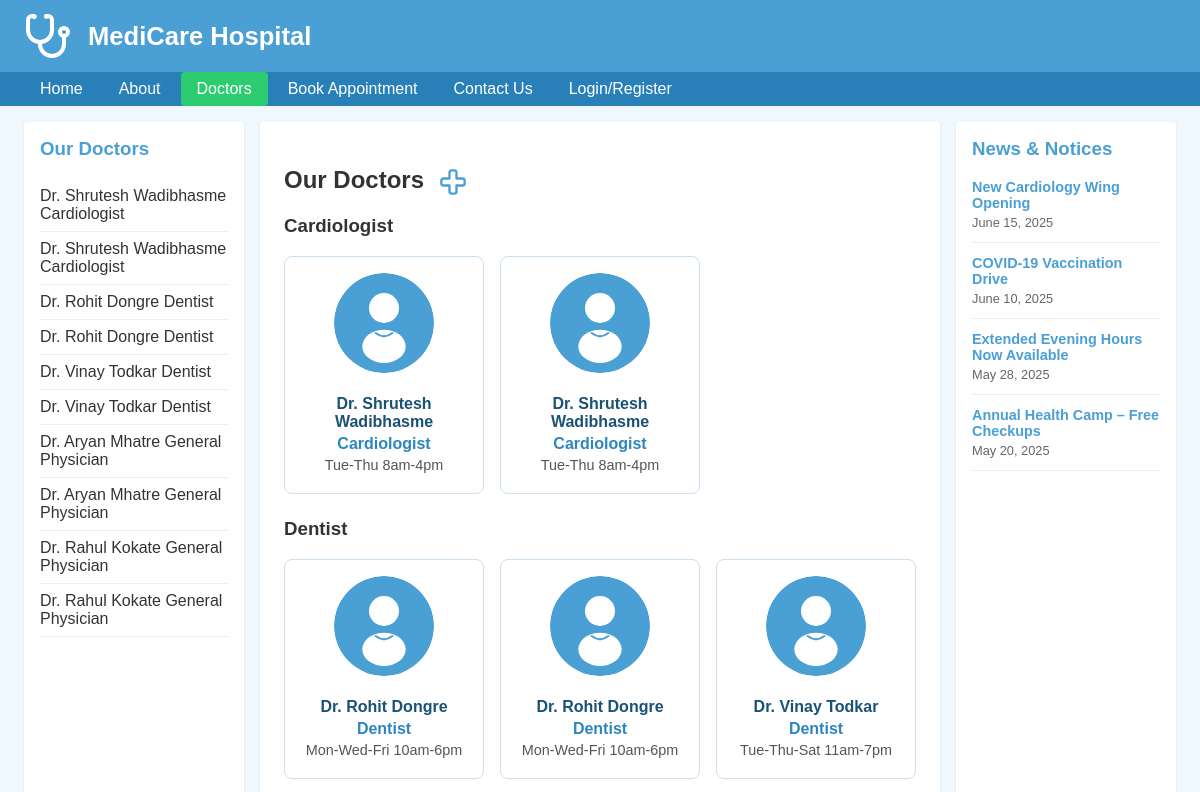
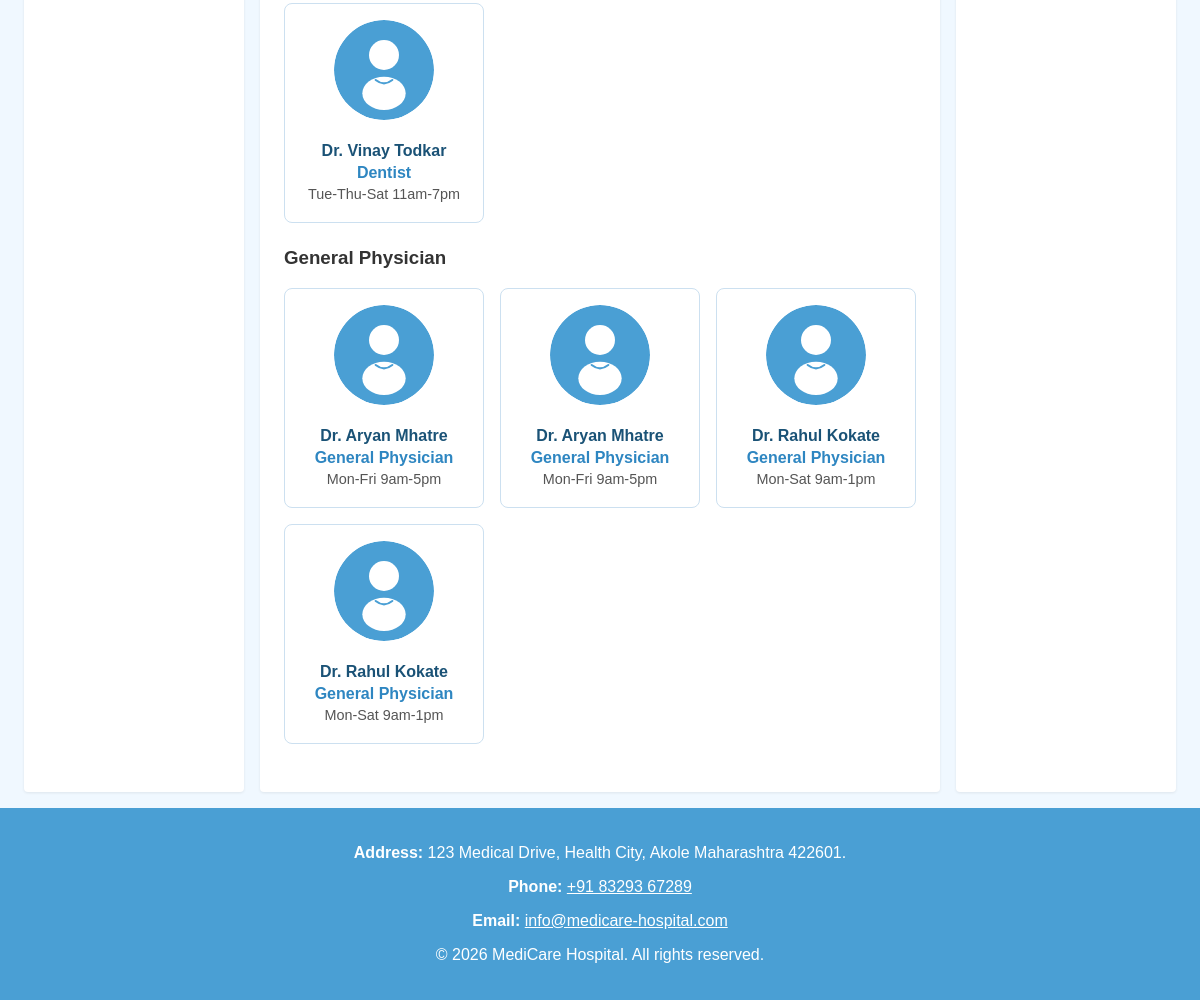
The app's page /doctors.php with its own data (2 pictures, top to bottom).
### tables this page shows
CREATE TABLE doctors (
    id INT AUTO_INCREMENT PRIMARY KEY,
    name VARCHAR(100) NOT NULL,
    specialization VARCHAR(100) NOT NULL,
    availability VARCHAR(255) NOT NULL,
    image_path VARCHAR(255)
);

### doctors.php (the view, shortened to what this page needs)
<?php session_start(); $activePage = 'doctors'; require_once 'includes/db.php'; ?>
<!DOCTYPE html>
<html lang="en">
<head>
    <link rel="stylesheet" href="css/style.css">
</head>
<body>
<?php include 'includes/header.php'; ?>
<?php include 'includes/nav.php'; ?>
<div class="layout-wrapper">
    <?php include 'includes/sidebar_left.php'; ?>
    <main class="main-content">
        <h2>Our Doctors
        </h2>
        <?php
        $grouped = [];
        try {
            $pdo  = getDB();
            $stmt = $pdo->query('SELECT * FROM doctors ORDER BY specialization, name');
            $doctors = $stmt->fetchAll(PDO::FETCH_ASSOC);
            foreach ($doctors as $doctor) {
                $grouped[$doctor['specialization']][] = $doctor;
            }
        } catch (PDOException $e) {
            error_log('doctors.php DB error: ' . $e->getMessage());
        }
        ?>
        <?php if (empty($grouped)): ?>
            <p>No doctors are currently listed. Please check back soon.</p>
        <?php else: ?>
            <?php foreach ($grouped as $specialization => $cards): ?>
                <h3><?= htmlspecialchars($specialization, ENT_QUOTES, 'UTF-8') ?></h3>
                <div class="doctor-cards">
                    <?php foreach ($cards as $doctor): ?>
                        <?php
                        $imgSrc = !empty($doctor['image_path'])
                            ? htmlspecialchars($doctor['image_path'], ENT_QUOTES, 'UTF-8')
                            : 'images/doctors/placeholder.png';
                        ?>
                        <div class="doctor-card">
                            <img src="<?= $imgSrc ?>"
                                 alt="<?= htmlspecialchars($doctor['name'], ENT_QUOTES, 'UTF-8') ?>">
                            <h4><?= htmlspecialchars($doctor['name'], ENT_QUOTES, 'UTF-8') ?></h4>
                            <p class="specialization"><?= htmlspecialchars($doctor['specialization'], ENT_QUOTES, 'UTF-8') ?></p>
                            <p class="availability"><?= htmlspecialchars($doctor['availability'], ENT_QUOTES, 'UTF-8') ?></p>
                        </div>
                    <?php endforeach; ?>
                </div>
            <?php endforeach; ?>
        <?php endif; ?>
    </main>
    <?php include 'includes/sidebar_right.php'; ?>
</div>
<?php include 'includes/footer.php'; ?>
</body>
</html>

### includes/header.php (shortened to what this page needs)
<header class="site-header">
    <h1>MediCare Hospital</h1>
</header>

### includes/nav.php (shortened to what this page needs)
<?php
$isLoggedIn = isset($_SESSION['patient_id']);
$navLinks = [
    'home'             => ['href' => 'index.php',            'label' => 'Home'],
    'about'            => ['href' => 'about.php',            'label' => 'About'],
    'doctors'          => ['href' => 'doctors.php',          'label' => 'Doctors'],
    'book-appointment' => ['href' => 'book-appointment.php', 'label' => 'Book Appointment'],
    'contact'          => ['href' => 'contact.php',          'label' => 'Contact Us'],
];
?>
<nav>
    <ul>
        <?php foreach ($navLinks as $key => $link): ?>
            <li>
                <a href="<?php echo htmlspecialchars($link['href']); ?>"
                   <?php if ($activePage === $key): ?>class="active"<?php endif; ?>>
                    <?php echo htmlspecialchars($link['label']); ?>
                </a>
            </li>
        <?php endforeach; ?>
        <li>
            <?php if ($isLoggedIn): ?>
                <a href="handlers/login_handler.php?action=logout"
                   <?php if ($activePage === 'login'): ?>class="active"<?php endif; ?>>
                    Logout
                </a>
            <?php else: ?>
                <a href="login.php"
                   <?php if ($activePage === 'login'): ?>class="active"<?php endif; ?>>
                    Login/Register
                </a>
            <?php endif; ?>
        </li>
    </ul>
</nav>

### includes/sidebar_left.php (shortened to what this page needs)
<?php
$doctors = [];
try {
    $pdo  = getDB();
    $stmt = $pdo->query('SELECT id, name, specialization FROM doctors ORDER BY specialization, name');
    $doctors = $stmt->fetchAll();
} catch (PDOException $e) {
    error_log('sidebar_left: failed to fetch doctors — ' . $e->getMessage());
}
?>
<aside class="sidebar-left">
    <h3>Our Doctors</h3>
    <ul>
        <?php if (empty($doctors)): ?>
            <li class="no-doctors">No doctors available.</li>
        <?php else: ?>
            <?php foreach ($doctors as $doctor): ?>
                <li>
                    <span class="doctor-name"><?= htmlspecialchars($doctor['name'], ENT_QUOTES, 'UTF-8') ?></span>
                    <span class="doctor-specialization"><?= htmlspecialchars($doctor['specialization'], ENT_QUOTES, 'UTF-8') ?></span>
                </li>
            <?php endforeach; ?>
        <?php endif; ?>
    </ul>
</aside>

### includes/sidebar_right.php
<?php
$notices = [
    [
        'title' => 'New Cardiology Wing Opening',
        'date'  => 'June 15, 2025',
    ],
    [
        'title' => 'COVID-19 Vaccination Drive',
        'date'  => 'June 10, 2025',
    ],
    [
        'title' => 'Extended Evening Hours Now Available',
        'date'  => 'May 28, 2025',
    ],
    [
        'title' => 'Annual Health Camp – Free Checkups',
        'date'  => 'May 20, 2025',
    ],
];
?>
<aside class="sidebar-right">
    <h3>News &amp; Notices</h3>
    <?php foreach ($notices as $notice): ?>
        <div class="notice-item">
            <h4><?= htmlspecialchars($notice['title'], ENT_QUOTES, 'UTF-8') ?></h4>
            <p><?= htmlspecialchars($notice['date'], ENT_QUOTES, 'UTF-8') ?></p>
        </div>
    <?php endforeach; ?>
</aside>

### includes/footer.php
<footer class="site-footer">
    <div class="footer-content">
        <div class="footer-contact">
            <p class="footer-address">
                <strong>Address:</strong> 123 Medical Drive, Health City, Akole Maharashtra 422601.
            </p>
            <p class="footer-phone">
                <strong>Phone:</strong> <a href="tel:+918329367289">+91 83293 67289</a>
            </p>
            <p class="footer-email">
                <strong>Email:</strong> <a href="mailto:info@medicare-hospital.com">info@medicare-hospital.com</a>
            </p>
        </div>
        <p class="footer-copyright">&copy; 2026 MediCare Hospital. All rights reserved.</p>
    </div>
</footer>

### css/style.css (style rules this page uses)
:root { --color-primary: #4a9fd4; --color-secondary: #2ecc71; --color-white: #ffffff; --color-bg: #f0f8ff; --color-text: #333333; --color-nav-bg: #2980b9; }
*, *::before, *::after { box-sizing: border-box; }
body { font-family: Arial, sans-serif; margin: 0; padding: 0; background: var(--color-bg); color: var(--color-text); }
.site-header { background: var(--color-primary); padding: 12px 24px; display: flex; align-items: center; gap: 16px; }
.site-header h1 { color: var(--color-white); margin: 0; font-size: 1.6rem; }
nav { background: var(--color-nav-bg); padding: 0 24px; }
nav ul { list-style: none; display: flex; gap: 4px; margin: 0; padding: 0; }
nav a { display: block; color: var(--color-white); text-decoration: none; padding: 8px 16px; border-radius: 4px; transition: background 0.2s ease; }
nav a.active, nav a:hover { background: var(--color-secondary); border-radius: 4px; }
.site-footer { background: var(--color-primary); color: var(--color-white); padding: 20px 24px; text-align: center; }
.site-footer a { color: var(--color-white); text-decoration: underline; }
.layout-wrapper { display: grid; grid-template-columns: 220px 1fr 220px; gap: 16px; padding: 16px 24px; min-height: calc(100vh - 200px); }
.sidebar-left, .sidebar-right { background: var(--color-white); padding: 16px; border-radius: 4px; box-shadow: 0 1px 3px rgba(0, 0, 0, 0.08); }
.main-content { background: var(--color-white); padding: 24px; border-radius: 4px; box-shadow: 0 1px 3px rgba(0, 0, 0, 0.08); }
.sidebar-left h3, .sidebar-right h3 { color: var(--color-primary); margin-top: 0; }
.sidebar-left ul { list-style: none; padding: 0; margin: 0; }
.sidebar-left li { padding: 8px 0; border-bottom: 1px solid #eee; }
.notice-item { margin-bottom: 12px; padding-bottom: 12px; border-bottom: 1px solid #eee; }
.notice-item h4 { margin: 0 0 4px; color: var(--color-primary); font-size: 0.9rem; }
.notice-item p { margin: 0; font-size: 0.8rem; color: #666; }

### doctors.php (style rules this page uses)
.doctor-cards { display: grid; grid-template-columns: repeat(auto-fill, minmax(200px, 1fr)); gap: 16px; margin-bottom: 24px; }
.doctor-card { border: 1px solid #cce0f0; padding: 16px; border-radius: 8px; text-align: center; background: #fff; }
.doctor-card img { width: 100px; height: 100px; object-fit: cover; border-radius: 50%; margin-bottom: 10px; }
.doctor-card h4 { margin: 8px 0 4px; color: #1a5276; }
.doctor-card .specialization { color: #2e86c1; font-weight: bold; margin: 4px 0; }
.doctor-card .availability { color: #555; font-size: 0.9em; margin: 4px 0; }

### records on screen
doctors: name "Dr. Shrutesh Wadibhasme", specialization "Cardiologist", image_path (picture), availability "Tue-Thu 8am-4pm"
doctors: name "Dr. Shrutesh Wadibhasme", specialization "Cardiologist", image_path (picture), availability "Tue-Thu 8am-4pm"
doctors: name "Dr. Rohit Dongre", specialization "Dentist", image_path (picture), availability "Mon-Wed-Fri 10am-6pm"
doctors: name "Dr. Rohit Dongre", specialization "Dentist", image_path (picture), availability "Mon-Wed-Fri 10am-6pm"
doctors: name "Dr. Vinay Todkar", specialization "Dentist", image_path (picture), availability "Tue-Thu-Sat 11am-7pm"
doctors: name "Dr. Vinay Todkar", specialization "Dentist", image_path (picture), availability "Tue-Thu-Sat 11am-7pm"
doctors: name "Dr. Aryan Mhatre", specialization "General Physician", image_path (picture), availability "Mon-Fri 9am-5pm"
doctors: name "Dr. Aryan Mhatre", specialization "General Physician", image_path (picture), availability "Mon-Fri 9am-5pm"
doctors: name "Dr. Rahul Kokate", specialization "General Physician", image_path (picture), availability "Mon-Sat 9am-1pm"
doctors: name "Dr. Rahul Kokate", specialization "General Physician", image_path (picture), availability "Mon-Sat 9am-1pm"

### other values on screen
$link['label'] "Home"
$link['label'] "About"
$link['label'] "Doctors"
$link['label'] "Book Appointment"
$link['label'] "Contact Us"
$specialization "Cardiologist"
$specialization "Dentist"
$specialization "General Physician"
$notice['title'] "New Cardiology Wing Opening"
$notice['date'] "June 15, 2025"
$notice['title'] "COVID-19 Vaccination Drive"
$notice['date'] "June 10, 2025"
$notice['title'] "Extended Evening Hours Now Available"
$notice['date'] "May 28, 2025"
$notice['title'] "Annual Health Camp – Free Checkups"
